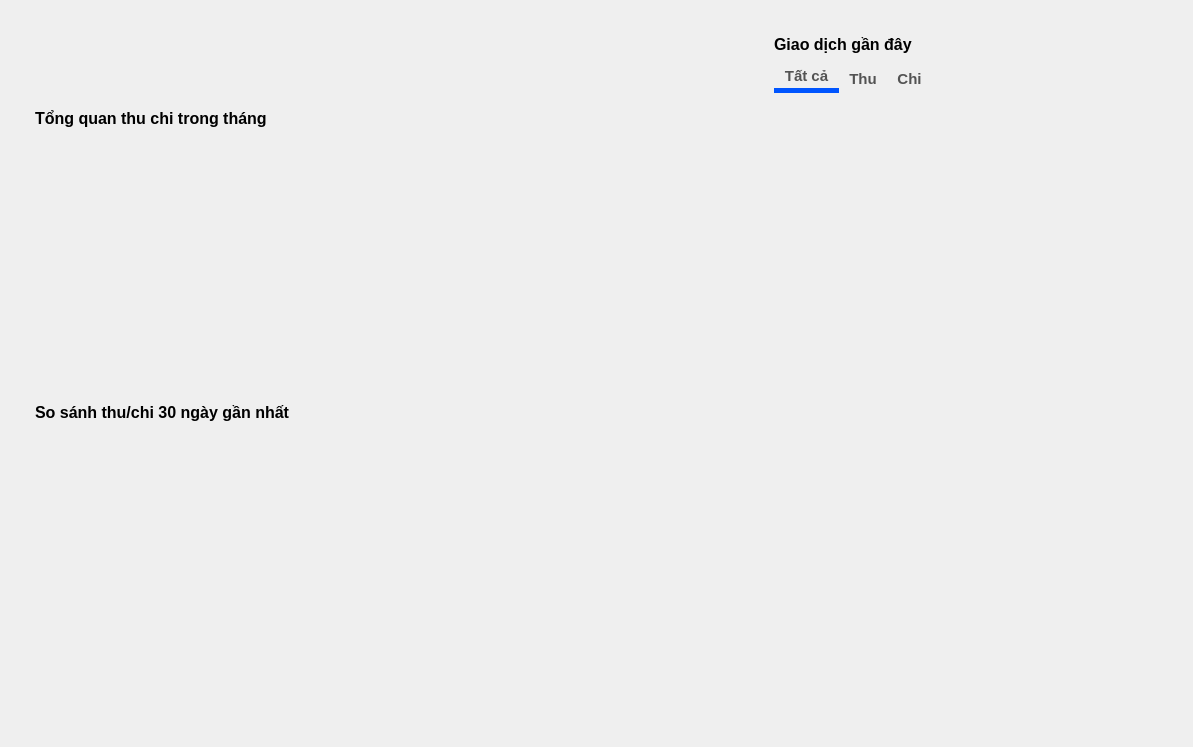
<?xml version="1.0" encoding="UTF-8"?>
<ui version="4.0">
 <class>OverviewPage</class>
 <widget class="QWidget" name="OverviewPage">
  <property name="geometry">
   <rect>
    <x>0</x>
    <y>0</y>
    <width>1193</width>
    <height>747</height>
   </rect>
  </property>
  <property name="windowTitle">
   <string>Form</string>
  </property>
  <property name="styleSheet">
   <string notr="true">#OverviewPage &gt; QWidget {
	background-color: white;
	border-radius: 10px
}
QLabel {
	color: rgb(68, 68, 68)
}

#summaryCard &gt; QWidget &gt; QLabel {
	color: rgb(141, 141, 141)
}


QLabel#totalTransactionCntLb {
	color: rgb(24, 145, 220)
}

QLabel#totalIncomeLb {
	color: rgb(8, 167, 61)
}

QLabel#totalExpenseLb {
	color: rgb(255, 47, 50)
}

#summaryCard {
	border-radius: 7px;
	background: white
}

</string>
  </property>
  <layout class="QGridLayout" name="gridLayout">
   <property name="leftMargin">
    <number>15</number>
   </property>
   <property name="topMargin">
    <number>15</number>
   </property>
   <property name="rightMargin">
    <number>15</number>
   </property>
   <property name="bottomMargin">
    <number>15</number>
   </property>
   <property name="spacing">
    <number>20</number>
   </property>
   <item row="1" column="6" rowspan="10" colspan="3">
    <widget class="QWidget" name="recentTransactionCard" native="true">
     <layout class="QVBoxLayout" name="verticalLayout_3">
      <property name="spacing">
       <number>10</number>
      </property>
      <property name="leftMargin">
       <number>20</number>
      </property>
      <property name="topMargin">
       <number>20</number>
      </property>
      <property name="rightMargin">
       <number>20</number>
      </property>
      <property name="bottomMargin">
       <number>10</number>
      </property>
      <item>
       <widget class="QLabel" name="recentTransactionLb">
        <property name="sizePolicy">
         <sizepolicy hsizetype="Preferred" vsizetype="Fixed">
          <horstretch>0</horstretch>
          <verstretch>0</verstretch>
         </sizepolicy>
        </property>
        <property name="font">
         <font>
          <pointsize>12</pointsize>
          <bold>true</bold>
         </font>
        </property>
        <property name="text">
         <string>Giao dịch gần đây</string>
        </property>
       </widget>
      </item>
      <item>
       <widget class="QTabWidget" name="transactionTabs">
        <property name="sizePolicy">
         <sizepolicy hsizetype="Preferred" vsizetype="Preferred">
          <horstretch>0</horstretch>
          <verstretch>0</verstretch>
         </sizepolicy>
        </property>
        <property name="font">
         <font>
          <pointsize>11</pointsize>
          <bold>true</bold>
         </font>
        </property>
        <property name="styleSheet">
         <string notr="true">QTabBar::tab {
    border-bottom-color: #C2C7CB; /* same as the pane color */
    min-width: 8ex;
    padding: 3px 10px 3px 10px;
	color: rgb(83, 83, 83);
	margin-bottom: 15px
}

QTabBar::tab:selected{
	border-bottom: 5px solid rgb(0, 85, 255)
}

QTabBar::tab:hover:!selected {
	border-bottom: 5px solid rgb(255, 170, 0)
}

QTabWidget::pane {
	margin: 0px;
	border: 0px
}</string>
        </property>
        <property name="tabShape">
         <enum>QTabWidget::TabShape::Rounded</enum>
        </property>
        <property name="currentIndex">
         <number>0</number>
        </property>
        <property name="elideMode">
         <enum>Qt::TextElideMode::ElideNone</enum>
        </property>
        <widget class="TransactionViewer" name="allTransTab">
         <attribute name="title">
          <string>Tất cả</string>
         </attribute>
        </widget>
        <widget class="TransactionViewer" name="incomeTransTab">
         <attribute name="title">
          <string>Thu</string>
         </attribute>
        </widget>
        <widget class="TransactionViewer" name="expenseTransTab">
         <attribute name="title">
          <string>Chi</string>
         </attribute>
        </widget>
       </widget>
      </item>
     </layout>
    </widget>
   </item>
   <item row="1" column="1" colspan="5">
    <widget class="QWidget" name="horizontalWidget_4" native="true">
     <layout class="QHBoxLayout" name="horizontalLayout_4"/>
    </widget>
   </item>
   <item row="2" column="1" rowspan="4" colspan="5">
    <widget class="QWidget" name="monthlySummariesCard" native="true">
     <layout class="QVBoxLayout" name="verticalLayout">
      <property name="spacing">
       <number>20</number>
      </property>
      <property name="leftMargin">
       <number>20</number>
      </property>
      <property name="topMargin">
       <number>20</number>
      </property>
      <property name="rightMargin">
       <number>20</number>
      </property>
      <property name="bottomMargin">
       <number>10</number>
      </property>
      <item>
       <widget class="QLabel" name="monthlySummariesLb">
        <property name="sizePolicy">
         <sizepolicy hsizetype="Fixed" vsizetype="Fixed">
          <horstretch>0</horstretch>
          <verstretch>0</verstretch>
         </sizepolicy>
        </property>
        <property name="font">
         <font>
          <pointsize>12</pointsize>
          <italic>false</italic>
          <bold>true</bold>
          <strikeout>false</strikeout>
          <kerning>true</kerning>
         </font>
        </property>
        <property name="text">
         <string>Tổng quan thu chi trong tháng</string>
        </property>
        <property name="textFormat">
         <enum>Qt::TextFormat::PlainText</enum>
        </property>
       </widget>
      </item>
      <item>
       <layout class="QHBoxLayout" name="donutChartLayout">
        <item>
         <widget class="CategoryDonutChart" name="incomePieChart" native="true"/>
        </item>
        <item>
         <widget class="CategoryDonutChart" name="expensePieChart" native="true"/>
        </item>
       </layout>
      </item>
     </layout>
    </widget>
   </item>
   <item row="6" column="1" rowspan="5" colspan="5">
    <widget class="QWidget" name="comparisionCard" native="true">
     <layout class="QVBoxLayout" name="verticalLayout_2">
      <property name="leftMargin">
       <number>20</number>
      </property>
      <property name="topMargin">
       <number>20</number>
      </property>
      <property name="rightMargin">
       <number>20</number>
      </property>
      <property name="bottomMargin">
       <number>10</number>
      </property>
      <item>
       <widget class="QLabel" name="cmpLineChartLb">
        <property name="sizePolicy">
         <sizepolicy hsizetype="Preferred" vsizetype="Fixed">
          <horstretch>0</horstretch>
          <verstretch>0</verstretch>
         </sizepolicy>
        </property>
        <property name="font">
         <font>
          <pointsize>12</pointsize>
          <bold>true</bold>
         </font>
        </property>
        <property name="text">
         <string>So sánh thu/chi 30 ngày gần nhất</string>
        </property>
       </widget>
      </item>
      <item>
       <widget class="FinanceComparisionChart" name="cmpChart" native="true"/>
      </item>
     </layout>
    </widget>
   </item>
  </layout>
 </widget>
 <customwidgets>
  <customwidget>
   <class>CategoryDonutChart</class>
   <extends>QWidget</extends>
   <header>ui.widgets.category_donut_chart</header>
   <container>1</container>
  </customwidget>
  <customwidget>
   <class>FinanceComparisionChart</class>
   <extends>QWidget</extends>
   <header>ui.widgets.finance_comparision_chart</header>
   <container>1</container>
  </customwidget>
  <customwidget>
   <class>TransactionViewer</class>
   <extends>QWidget</extends>
   <header>ui.widgets.transaction_viewer</header>
   <container>1</container>
  </customwidget>
 </customwidgets>
 <resources>
  <include location="../resources/resources.qrc"/>
 </resources>
 <connections/>
</ui>
